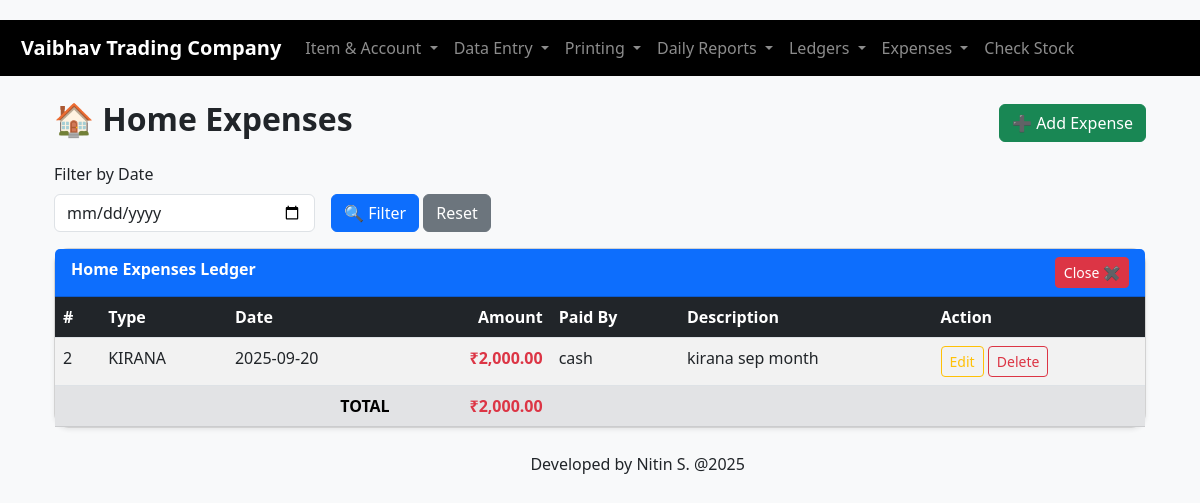
The app's page /blue-code/home_expenses.php with its own data.
### tables this page shows
CREATE TABLE `home_expenses` (
  `id` int(11) NOT NULL,
  `expense_type_text` varchar(255) NOT NULL,
  `expense_date` date NOT NULL,
  `amount` decimal(10,2) NOT NULL,
  `description` text DEFAULT NULL,
  `paid_by` varchar(100) DEFAULT NULL,
  `created_at` datetime NOT NULL
);

### blue-code/home_expenses.php (the view, shortened to what this page needs)
<?php
include 'db.php';
include 'header.php';
$action = $_GET['action'] ?? '';
$filter_date = $_GET['filter_date'] ?? '';
$where_sql = '';
$params = [];
$types = '';
$limit = 10;
$page = max(1, intval($_GET['page'] ?? 1));
$offset = ($page - 1) * $limit;
$list_sql = "SELECT he.* FROM home_expenses he $where_sql ORDER BY he.id DESC LIMIT ? OFFSET ?";
$list_stmt = $conn->prepare($list_sql);
if (!empty($params)) {
    $params[] = $limit;
    $params[] = $offset;
    $types .= "ii";
    $list_stmt->bind_param($types, ...$params);
} else {
    $list_stmt->bind_param("ii", $limit, $offset);
}
$list_stmt->execute();
$result = $list_stmt->get_result();
$expenses = [];
$total_amount = 0;
while ($row = $result->fetch_assoc()) {
    $expenses[] = $row;
    $total_amount += $row['amount'];
}
?>
<!DOCTYPE html>
<html lang="en">
<head>
    <link href="https://cdn.jsdelivr.net/npm/bootstrap@5.3.0/dist/css/bootstrap.min.css" rel="stylesheet">
</head>
<body>
<div class="container my-4">
    <div class="d-flex justify-content-between align-items-center mb-3">
        <h2 class="fw-bold">🏠 Home Expenses</h2>
        <a href="?action=add" class="btn btn-success">➕ Add Expense</a>
    </div>
    <?php if ($action === 'add'): ?>
    <div class="card shadow-sm p-4">
        <form method="POST" class="row g-3">
            <div class="col-md-6">
                <label class="form-label fw-semibold">Expense Type</label>
                <input type="text" name="expense_type" class="form-control" placeholder="Enter expense type (e.g., Groceries, Utilities)" required>
            </div>
            <div class="col-md-6">
                <label class="form-label fw-semibold">Expense Date</label>
                <input type="date" name="expense_date" class="form-control" required value="<?= date('Y-m-d') ?>">
            </div>
            <div class="col-md-4">
                <label class="form-label fw-semibold">Amount</label>
                <input type="number" step="0.01" name="amount" class="form-control" required>
            </div>
            <div class="col-md-8">
                <label class="form-label fw-semibold">Paid By</label>
                <input type="text" name="paid_by" class="form-control" placeholder="Cash / Bank / Card / Family Member">
            </div>
            <div class="col-12">
                <label class="form-label fw-semibold">Description</label>
                <textarea name="description" class="form-control" rows="3" placeholder="e.g., Monthly electricity bill"></textarea>
            </div>
            <div class="col-12 d-flex justify-content-end">
                <button type="submit" class="btn btn-success me-2">💾 Save</button>
                <a href="home_expenses.php" class="btn btn-secondary">❌ Cancel</a>
            </div>
        </form>
    </div>
    <?php else: ?>
    <form method="GET" class="row g-3 mb-3">
        <div class="col-md-3">
            <label class="form-label">Filter by Date</label>
            <input type="date" name="filter_date" class="form-control" value="<?= htmlspecialchars($filter_date) ?>">
        </div>
        <div class="col-md-3 align-self-end">
            <button class="btn btn-primary">🔍 Filter</button>
            <a href="home_expenses.php" class="btn btn-secondary">Reset</a>
        </div>
    </form>
    <div class="card shadow-sm">
        <div class="card-header bg-primary text-white fw-bold d-flex justify-content-between">
            <span>Home Expenses Ledger</span>
            <a href="index.php" class="btn btn-danger btn-sm">Close ✖</a>
        </div>
        <div class="table-responsive">
            <table class="table table-striped table-hover mb-0">
                <thead>
                    <tr>
                        <th>#</th>
                        <th>Type</th>
                        <th>Date</th>
                        <th class="text-end">Amount</th>
                        <th>Paid By</th>
                        <th>Description</th>
                        <th>Action</th>
                    </tr>
                </thead>
                <tbody>
                    <?php if (!empty($expenses)): ?>
                        <?php foreach ($expenses as $expense): ?>
                        <tr>
                            <td><?= $expense['id'] ?></td>
                            <td><?= htmlspecialchars($expense['expense_type_text'] ?? 'N/A') ?></td>
                            <td><?= $expense['expense_date'] ?></td>
                            <td class="fw-bold text-danger text-end">₹<?= number_format($expense['amount'], 2) ?></td>
                            <td><?= htmlspecialchars($expense['paid_by'] ?? '-') ?></td>
                            <td><?= htmlspecialchars($expense['description'] ?? '-') ?></td>
                            <td>
                                <a href="?action=edit&id=<?= $expense['id'] ?>" class="btn btn-sm btn-outline-warning">Edit</a>
                                <a href="?action=delete&id=<?= $expense['id'] ?>" class="btn btn-sm btn-outline-danger" onclick="return confirm('Are you sure?')">Delete</a>
                            </td>
                        </tr>
                        <?php endforeach; ?>
                        <tr class="table-secondary fw-bold">
                            <td colspan="3" class="text-end">TOTAL</td>
                            <td class="text-end text-danger">₹<?= number_format($total_amount, 2) ?></td>
                            <td colspan="3"></td>
                        </tr>
                    <?php else: ?>
                        <tr><td colspan="7" class="text-center text-muted">No expenses found</td></tr>
                    <?php endif; ?>
                </tbody>
            </table>
        </div>
    </div>
    <?php endif; ?>
</div>
<?php include 'footer.php'; ?>
</body>
</html>

### blue-code/header.php (style rules this page uses)
body { padding: 20px; }

### blue-code/home_expenses.php (style rules this page uses)
body { background-color: #f8f9fa; }
.card { border-radius: 15px; }
.table thead th { background-color: #212529; color: white; }

### records on screen
home_expenses: id "2", expense_type_text "KIRANA", expense_date "2025-09-20", amount "2,000.00", paid_by "cash", description "kirana sep month"

### other values on screen
$total_amount "2,000.00"
